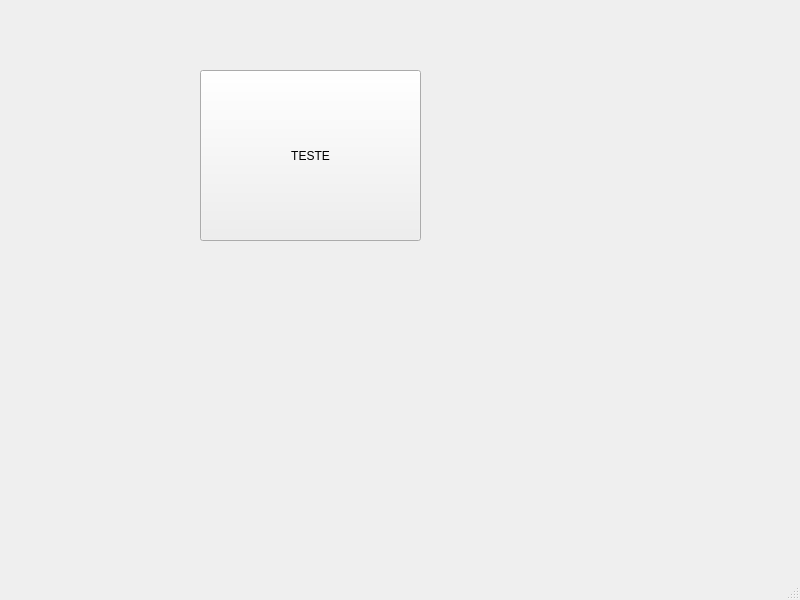
<?xml version="1.0" encoding="UTF-8"?>
<ui version="4.0">
 <class>MainWindow</class>
 <widget class="QMainWindow" name="MainWindow">
  <property name="geometry">
   <rect>
    <x>0</x>
    <y>0</y>
    <width>800</width>
    <height>600</height>
   </rect>
  </property>
  <property name="windowTitle">
   <string>MainWindow</string>
  </property>
  <widget class="QWidget" name="centralwidget">
   <widget class="QPushButton" name="pushButton">
    <property name="geometry">
     <rect>
      <x>200</x>
      <y>70</y>
      <width>221</width>
      <height>171</height>
     </rect>
    </property>
    <property name="text">
     <string>TESTE</string>
    </property>
   </widget>
  </widget>
  <widget class="QMenuBar" name="menubar">
   <property name="geometry">
    <rect>
     <x>0</x>
     <y>0</y>
     <width>800</width>
     <height>21</height>
    </rect>
   </property>
  </widget>
  <widget class="QStatusBar" name="statusbar"/>
 </widget>
 <resources/>
 <connections/>
</ui>
